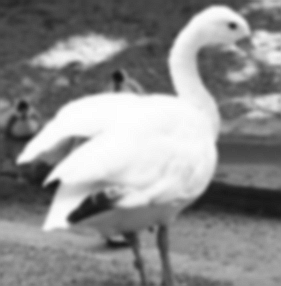
#> input picture HistogramTransformation/swan.pgm, 281 x 286 px, found by its file name
$ python Creation_histo.py
#> lines starting #> are read from the running program, lines starting #| are printed output that depends on the picture
'''
@author: Jigyas Sharma
@organization: University of Kansas
@Course: EECS 841(Computer Vision)
'''

#Import all the necessary libraries here

import cv2
import matplotlib.pyplot as plt

'''
@param: path to an image
@output: Grayscale Image
@description: This function extracts an image from the defined system file path and opens it using cv2 in grayscale
'''
def Readimage(image_path):
    image = cv2.imread(image_path, cv2.IMREAD_GRAYSCALE)
    return image
'''
@param: CV2 Grayscale image
@output: Array where index is pixel intensity and value at index is the frequency of that pixel intensity
@description: This function calculates the frequency for each pixel intensity and stores it in an array for histogram plotting.
'''
def Histogram(image):
    histogram = [0] * 256 # Initializing an array with 256 zeroes as the pixel intensity should range from 0-255
    for row in image: #iterate over each row
        for pixel in row: #each pixel in the row
            histogram[pixel] += 1 #Array position is the pixel intensity value and it increments one for each instance of that intensity
    return histogram
'''
@param: Array(Histogram Frequencies), String(Title of the plotted histogram)
@output: plots a histogram
@description: This function converts the passed array to a histogram plot.
'''
def PlotHistogram(histogram, title):
    plt.bar(range(256), histogram, color='gray')
    plt.title(title)
    plt.xlabel('Intensity_Value')
    plt.ylabel('Frequency')
    plt.xlim(0, 255)
'''
@param: CV2 Image
@output: Equalized Image
@description: This function equalises the image using histogram equalization
'''
def Equalize(histogram):
    total_pixels = sum(histogram)
    pdf = [count / total_pixels for count in histogram]
    cdf = [0] * len(pdf)
    for i in range(len(pdf)):
        cdf[i] = pdf[i] + (cdf[i-1] if i>0 else 0)
    i=255
    while i>=0:
        if histogram[i] != 0:
            kmax = i
            break
        i -= 1
    equalized_histogram = [cdf[i] * kmax for i in range(len(cdf))]
    return equalized_histogram
'''
@param: String(System path to image), String(Name of the image)
@output: Histogram Plot
@description: This function runs all the functions to plot the frequency histogram for a given image.
'''
def RunHistogram(image_path, title):
    Image = Readimage(image_path)
    histogram = Histogram(Image)
    PlotHistogram(histogram, title)
    plt.show()
    equalized = Equalize(histogram)
    PlotHistogram(equalized, "Equalized")
    plt.show()


RunHistogram('/home/darksst/Desktop/ComputerVisionConcepts/HistogramTransformation/swan.pgm', 'SWAN')
#> in Readimage, image is the input picture: shape (286, 281); min 18, max 255, mean 140.4
#> after the loop in Histogram, `for row in image:`: histogram = 256 values, max 1245 at index 251, min 0 at index 0, mean 313.9
#> in RunHistogram, `plt.show()`:
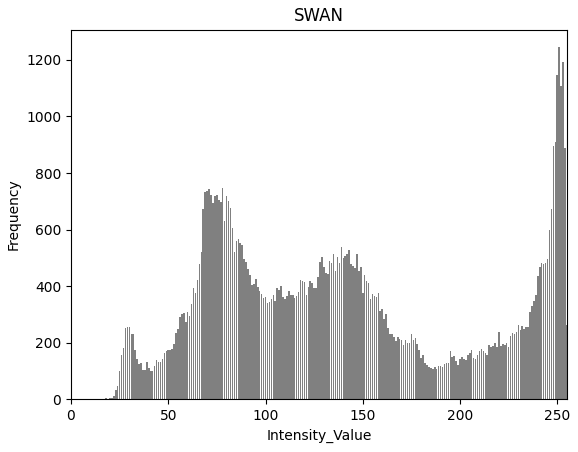
#> figure drawn by matplotlib, 1 panel; tallest bar 1245 high, from x = 250.6 to 251.4
#> in Equalize, `total_pixels = sum(histogram)`: total_pixels = 80366
#> in Equalize, `pdf = [count / total_pixels for count in histogram]`: pdf = 256 values, max 0.0155 at index 251, min 0 at index 0, mean 0.00391
#> in Equalize, `cdf = [0] * len(pdf)`: cdf = 256 values from 0 to 0
#> after the loop in Equalize, `for i in range(len(pdf)):`: cdf = 256 values from 0 to 1
#> after the loop in Equalize, `while i>=0:`: i = 255
#> in Equalize, `equalized_histogram = [cdf[i] * kmax for i in range(len(cdf))]`: equalized_histogram = 256 values from 0 to 255
#> in RunHistogram, `plt.show()`:
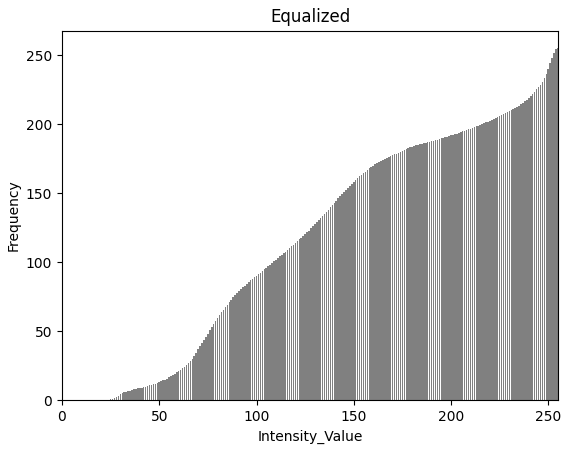
#> figure drawn by matplotlib, 1 panel; tallest bar 255 high, from x = 254.6 to 255.4
RunHistogram('/home/darksst/Desktop/ComputerVisionConcepts/HistogramTransformation/tools.pgm', 'TOOLS')
#> call 2 of RunHistogram, with title = 'TOOLS'
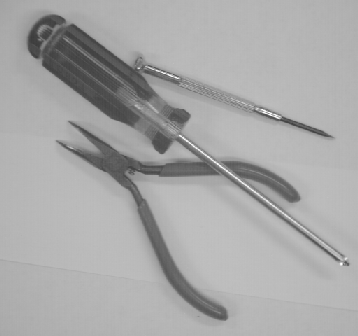
#> input picture HistogramTransformation/tools.pgm, 358 x 336 px, found by its file name
#> in Readimage, image is the input picture: shape (336, 358); min 60, max 255, mean 167.5
#> in RunHistogram (call 2), `histogram = Histogram(Image)`: histogram = 256 values, max 9256 at index 182, min 0 at index 0, mean 469.9
#> in RunHistogram (call 2), `plt.show()`:
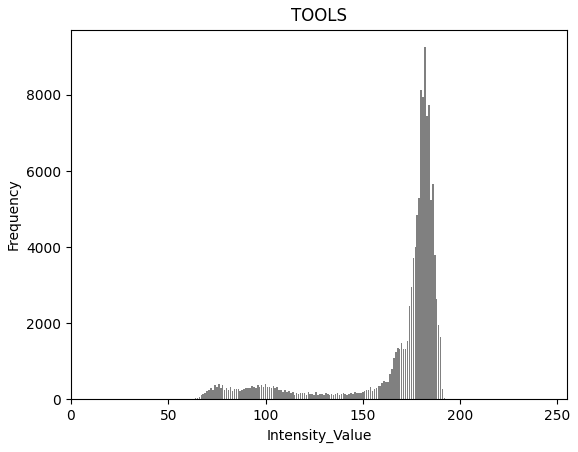
#> figure drawn by matplotlib, 1 panel; tallest bar 9256 high, from x = 181.6 to 182.4
#> in RunHistogram (call 2), `plt.show()`:
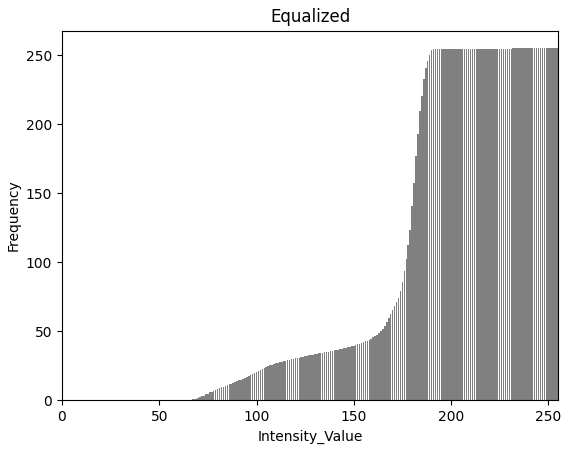
#> figure drawn by matplotlib, 1 panel; tallest bar 255 high, from x = 254.6 to 255.4
